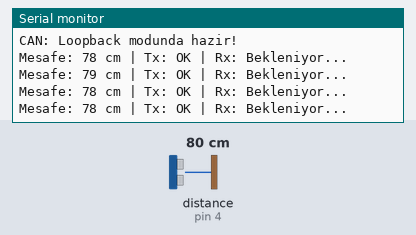
A sketch run on a simulated Arduino Uno, built with avr-gcc and run on an emulated ATmega328P. On the bench: the last lines printed to the serial monitor. Wiring (inferred from the names in the program): ultrasonic range finder: trigger pin 3; echo pin 4. Inputs (shaded band) come from the test bench; at power-on: distance to the obstacle (sensor on pin 4) 80 cm. The echo pulse lasts 58.3 µs per cm.

Above: at 1.2 s.
1.3 s: distance to the obstacle (sensor on pin 4) set to 2 cm
At 1.48 s:
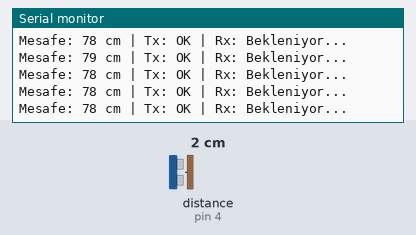
4.3 s: distance to the obstacle (sensor on pin 4) set to 4 cm
At 4.49 s:
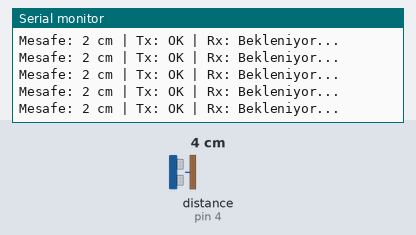
Timing chart, 0 to 7.3 s (numbered marks = the images above; inputs shaded):
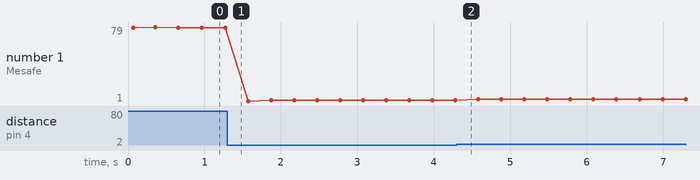

The sketch:

can_telemetry_loopback.ino
```cpp
#include <SPI.h>
#include <mcp_can.h>

const int SPI_CS_PIN = 10;
MCP_CAN CAN(SPI_CS_PIN);

const int TRIG_PIN = 3;
const int ECHO_PIN = 4;

void setup() {
  Serial.begin(9600);
  while (!Serial);

  pinMode(TRIG_PIN, OUTPUT);
  pinMode(ECHO_PIN, INPUT);

  Serial.println("--- CAN LOOPBACK TESTI BASLIYOR ---");

  // 8MHz ile başlat
  if (CAN.begin(MCP_ANY, CAN_500KBPS, MCP_8MHZ) == CAN_OK) {
    CAN.setMode(MCP_LOOPBACK);
    Serial.println("CAN: Loopback modunda hazir!");
  } else {
    Serial.println("CAN: Baslatma hatasi!");
    while (1);
  }
}

void loop() {
  // 1. Ultrasonik Sensör Ölçümü
  digitalWrite(TRIG_PIN, LOW);
  delayMicroseconds(2);
  digitalWrite(TRIG_PIN, HIGH);
  delayMicroseconds(10);
  digitalWrite(TRIG_PIN, LOW);

  long sure = pulseIn(ECHO_PIN, HIGH, 30000);
  byte mesafe = 0;
  if (sure > 0) {
    mesafe = sure * 0.034 / 2;
  }

  // 2. CAN ile Gönder (ID: 0x101, 1 Bayt Veri: Mesafe)
  byte txData[1] = {mesafe};
  byte txDurum = CAN.sendMsgBuf(0x101, 0, 1, txData);

  // 3. CAN'den Geri Oku
  long unsigned int rxId = 0;
  unsigned char len = 0;
  unsigned char rxBuf[8];
  bool paketVar = false;

  if (CAN.checkReceive() == CAN_MSGAVAIL) {
    CAN.readMsgBuf(&rxId, &len, rxBuf);
    paketVar = true;
  }

  // 4. Seri Port Çıktısı
  Serial.print("Mesafe: ");
  Serial.print(mesafe);
  Serial.print(" cm | Tx: ");
  Serial.print(txDurum == CAN_OK ? "OK" : "ERR");

  if (paketVar) {
    Serial.print(" | Rx: [ID: 0x");
    Serial.print(rxId, HEX);
    Serial.print(" -> Mesafe: ");
    Serial.print(rxBuf[0]);
    Serial.println(" cm]");
  } else {
    Serial.println(" | Rx: Bekleniyor...");
  }

  delay(300);
}
```

Measured:
- plotted number 1: 78 → 2 after the input at 1.3 s, 2 → 3 after the input at 4.3 s
